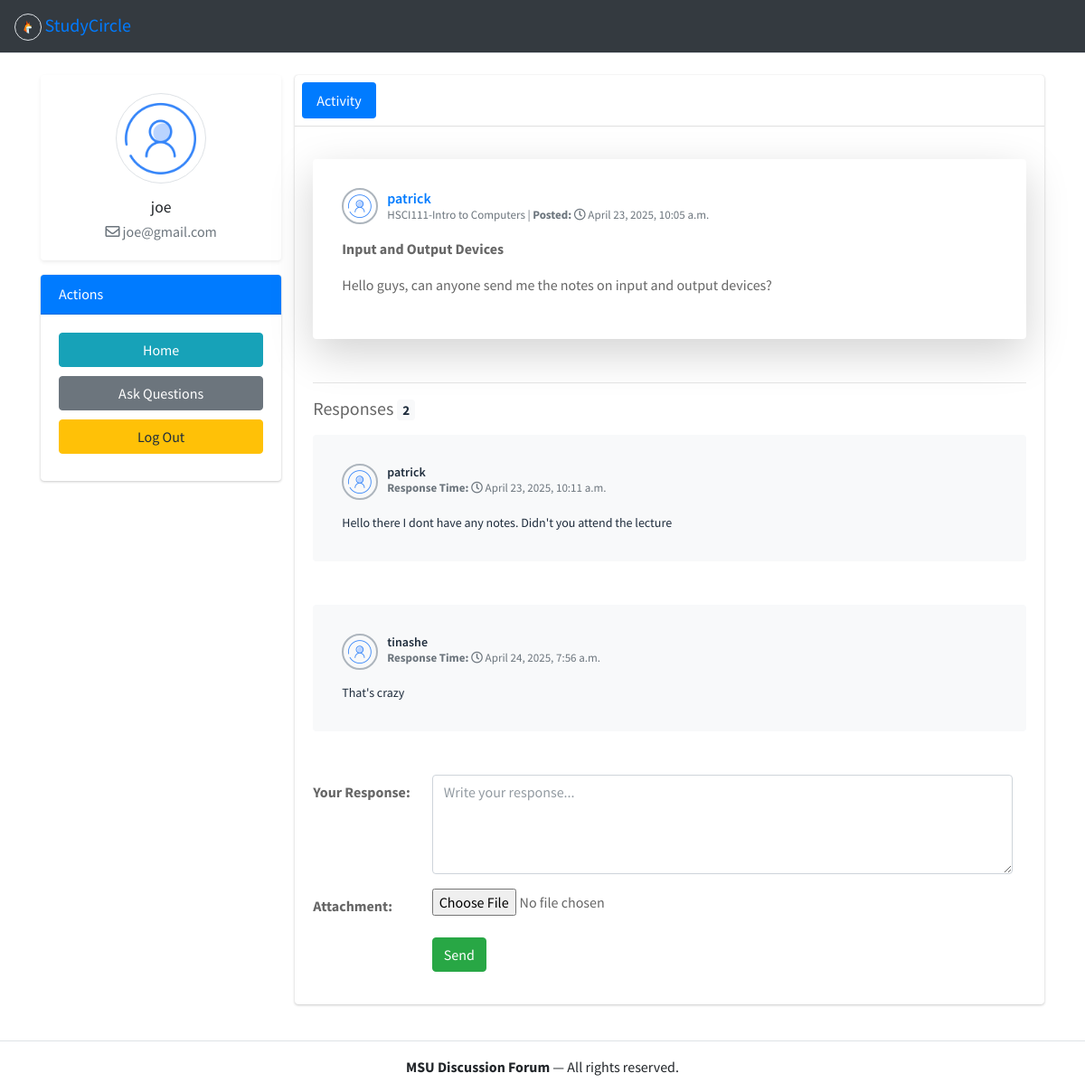
/question/2 (signed in), run on the app's committed database.
### user/models.py (models this page shows, shortened)
class Question(models.Model):
    author = models.ForeignKey(User, null=True, on_delete = models.CASCADE)
    title = models.CharField(max_length = 300,null=False)
    subject = models.ForeignKey(Subject,null=False ,on_delete=models.CASCADE)
    body = models.TextField(null=True)
    created_at = models.DateTimeField(auto_now_add = True)
    updated_at = models.DateTimeField(auto_now = True)
    def get_responses(self):
        return self.responses.filter(parent=None)

class Subject(models.Model):
    code = models.CharField(max_length=7,null=False, unique=True)
    name = models.CharField(max_length=100, null=False, unique=True)
    def __str__(self):
        return f'{self.code}-{self.name}'

class Response(models.Model):
    user = models.ForeignKey(User, null=False, on_delete = models.CASCADE)
    question = models.ForeignKey(Question, null=False, on_delete = models.CASCADE, related_name = 'responses')
    parent = models.ForeignKey('self', null=True, blank = True, on_delete = models.CASCADE)
    body = models.TextField(null = False)
    pdf = models.FileField( upload_to='media',blank=True)
    created_at = models.DateTimeField(auto_now_add = True)
    updated_at = models.DateTimeField(auto_now = True)

### user/views.py (the view, shortened to what this page needs)
# urls.py: path('question/<int:id>', views.questionpage, name ='responses'),
@login_required(login_url = 'login.html')
def questionpage(request, id):
    response_form = NewResponseForm()
    question = Question.objects.get(id = id)
    context = {
        'question' : question,
        'response_form' : response_form,
        'title':'StudyCircle | Responses'
    }
    return render(request, 'responses.html', context)

### user/forms.py
class NewResponseForm(forms.ModelForm):
    class Meta:
        model = Response
        fields = ['body', 'pdf']
        widgets = {
            'body': forms.Textarea(attrs={
                'class': 'form-control',
                'placeholder': 'Write your response...',
                'rows': 4,
            }),
            'pdf': forms.ClearableFileInput(attrs={
                'class': 'form-control',
            }),
        }

### templates/responses.html (shortened to what this page needs)
{% extends "components/base.html" %}
{% load static %}
{% block content %}
    <div class="wrapper">
        <div class="container my-4">
            <section class="content">
                <div class="container-fluid">
                    <div class="row">
                        {% include "components/profile.html" %}
                        <div class="col-md-9">
                            <div class="card">
                                <div class="card-header p-2">
                                    <ul class="nav nav-pills">
                                        <li class="nav-item"><a class="nav-link active" href="#activity" data-toggle="tab">Activity</a></li>
                                    </ul>
                                </div>
                                <div class="card-body">
                                    <div class="tab-content">
                                        <div class="tab-pane active" id="activity">
                                            <div class="post">
                                                <div class="card my-3 shadow-lg p-3 mb-5 bg-body rounded">
                                                    <div class="card-body p-3">
                                                        <div class="user-block">
                                                            <img class="img-circle img-bordered-sm" src="{% static 'images/user-286.png' %}" alt="user image">
                                                            <span class="username"><a href="#">{{ question.author.username }}</a></span>
                                                            <span class="description">{{ question.subject }} | <strong>Posted:</strong> <i class="far fa-clock"></i> {{ question.created_at }}</span>
                                                        </div>
                                                        <p><strong>{{ question.title }}</strong></p>
                                                        <p>{{ question.body }}</p>
                                                    </div>
                                                </div>
                                                <hr>
                                                <div class="responses-container">
                                                    <h5 class="responses-container-heading">
                                                        Responses
                                                        <span class="badge bg-light text-dark">{{ question.get_responses.count }}</span>
                                                    </h5>
                                                    {% if not question.responses.all %}
                                                    <div class="alert alert-secondary d-flex align-items-center mt-3" role="alert">
                                                        <i class="far fa-frown me-2"></i> <strong>No responses yet</strong>
                                                    </div>
                                                    {% else %}
                                                    {% for response in question.get_responses %}
                                                    <div class="card my-3 shadow-none p-3 mb-5 bg-light rounded">
                                                        <div class="card-body p-3">
                                                            <div class="user-block">
                                                                <img class="img-circle img-bordered-sm me-2" src="{% static 'images/user-286.png' %}" alt="user image" width="32" height="32">
                                                                <span class="username d-block mb-0 fw-semibold" style="font-size: 14px;">{{ response.user.username }}</span>
                                                                <span class="description text-muted" style="font-size: 13px;">
                                                                    <strong>Response Time:</strong> <i class="far fa-clock"></i> {{ response.updated_at }}
                                                                </span>
                                                            </div>
                                                            <p class="mt-2 mb-0" style="font-size: 14px;">{{ response.body }}</p>
                                                        </div>
                                                    </div>
                                                    {% endfor %}
                                                    {% endif %}
                                                </div>
                                                <form action="" method="POST" class="form-horizontal mt-4" enctype="multipart/form-data">
                                                    <div class="form-group row">
                                                        <label for="{{ response_form.body.id_for_label }}" class="col-sm-2 col-form-label">Your Response:</label>
                                                        <div class="col-sm-10">
                                                            {{ response_form.body }}
                                                        </div>
                                                    </div>
                                                    <div class="form-group row">
                                                        <label for="{{ response_form.pdf.id_for_label }}" class="col-sm-2 col-form-label">Attachment:</label>
                                                        <div class="col-sm-10">
                                                            <input type="file" name="pdf" class="form-control-file">
                                                        </div>
                                                    </div>
                                                    <div class="form-group row">
                                                        <div class="offset-sm-2 col-sm-10">
                                                            <button type="submit" class="btn btn-success">Send</button>
                                                        </div>
                                                    </div>
                                                </form>
                                            </div>
                                        </div>
                                    </div>
                                </div>
                            </div>
                        </div>
                    </div>
                </div>
            </section>
        </div>
{% endblock %}

### templates/components/profile.html (shortened to what this page needs)
 {% load static %}
 <div class="col-md-3">
    <div class="card shadow-sm border-0">
        <div class="card-body text-center">
            <div class="d-flex flex-column align-items-center">
                <img
                    class="rounded-circle mb-3 border"
                    src="{% static 'images/user-286.png' %}"
                    alt="Profile Picture"
                    style="width: 100px; height: 100px; object-fit: cover;"
                >
                <h5 class="card-title mb-1 fw-semibold">{{ request.user }}</h5>
                <p class="text-muted mb-0">
                    <i class="far fa-envelope me-1"></i> {{ request.user.email }}
                </p>
            </div>
        </div>
    </div>
    <div class="card mt-3">
        <div class="card-header bg-primary text-white">
            <h6 class="mb-0">Actions</h6>
        </div>
        <div class="card-body profile-actions">
            <a href="{% url 'main-page' %}"><button class="btn btn-info">Home</button></a>
            <a href="{% url 'questions' %}"><button class="btn btn-secondary">Ask Questions</button></a>
            <a href="{% url 'logout' %}"><button class="btn btn-warning">Log Out</button></a>
        </div>
    </div>
</div>

### templates/components/base.html (style rules this page uses)
.profile-actions button { margin-bottom: 10px; width: 100%; }
.post, .timeline-item { margin-bottom: 20px; }

### data on the page
Question: author.username "patrick", subject "HSCI111-Intro to Computers", created_at "April 23, 2025, 10:05 a.m.", title "Input and Output Devices", body "Hello guys, can anyone send me the notes on input and output devices?", get_responses.count "2"
Response: user.username "patrick", updated_at "April 23, 2025, 10:11 a.m.", body "Hello there I dont have any notes. Didn't you attend the lecture"
Response: user.username "tinashe", updated_at "April 24, 2025, 7:56 a.m.", body "That's crazy"

### other printed values
{{ request.user }} "joe"
{{ request.user.email }} "joe@gmail.com"
